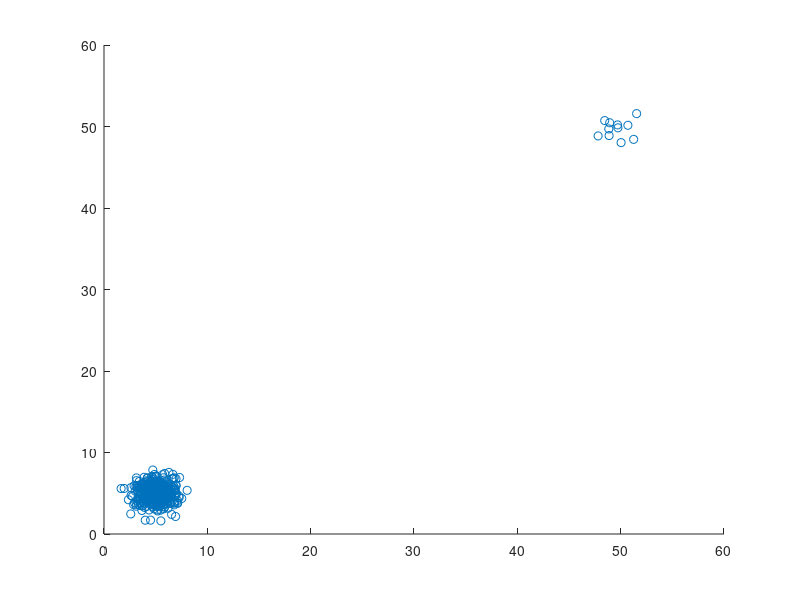

This chart was generated by the following MATLAB code:
rng default

X = zeros(2000, 2);

% plotmatrix(Z)

t = 1:2000;
w1 = 2 .^ (-0.00002 .* t);
w2 = 1 - w1;

for i = 1:2000
    r = rand();
    if r <= w1(i)
        X(i,:) = 5 + randn(1, 2);
    else
        X(i,:) = 50 + randn(1,2);
    end
end

slice = 1000:1500;
scatter(X(slice,1), X(slice,2));





